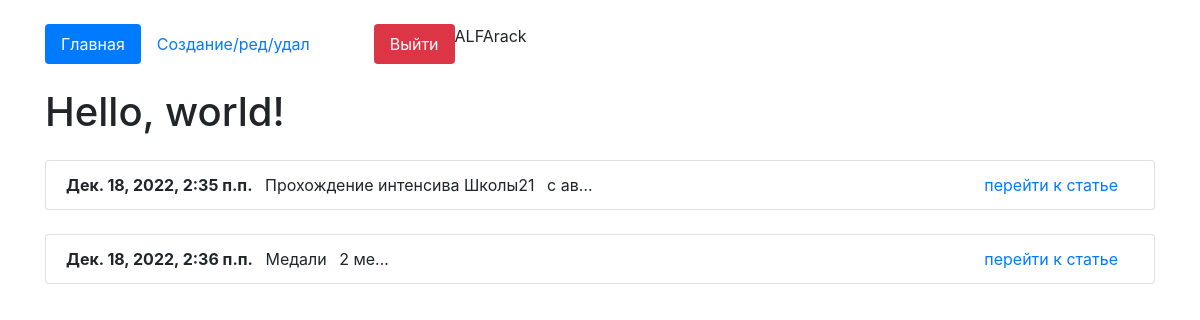
/ (signed in), run on the app's committed database.
### core/models.py (models this page shows, shortened)
class Articles(models.Model):
    author = models.ForeignKey(User, on_delete = models.CASCADE, verbose_name='Владелец достижения', blank = True, null = True )
    create_date = models.DateTimeField(auto_now=True)
    name = models.CharField(max_length=200, verbose_name='Название')
    text = models.TextField(verbose_name='Текст')
    class Meta:
        verbose_name='Статью'
        verbose_name_plural='Статьи'

### core/views.py (the view)
# urls.py: path('', views.HomeListView.as_view(), name='home'),
class HomeListView(ListView):
    model = Articles
    template_name = 'index.html'
    context_object_name = 'list_articles'

### core/templates/index.html (shortened to what this page needs)
<!doctype html>
<html lang="en">
  <head>
    <link rel="stylesheet" href="https://stackpath.bootstrapcdn.com/bootstrap/4.4.1/css/bootstrap.min.css">
  </head>
  <body>
      <div class="container mt-4">
          <ul class="nav nav-pills">
  <li class="nav-item">
      {% url 'home' as url_home %}
    <a class="nav-link {% if url_home == request.path %}active{% endif %}" href="{{url_home}}">Главная</a>
  </li>
  <li class="nav-item">
      {% url 'edit_page' as url_edit_page %}
    <a class="nav-link {% if url_edit_page == request.path %}active{% endif %}" href="{{url_edit_page}}">Создание/ред/удал</a>
  </li>
  {% if request.user.is_authenticated %}
      <li class="nav-item">
        {% url 'logout_page' as url_logout_page %}
    <a class="nav-link btn-danger ml-5" href="{{url_logout_page}}">Выйти</a>
  </li>
  {% endif %}
{{request.user}}
</ul>
    {% block content %}
    <h1 class="mt-4">Hello, world!</h1>
{% for i in list_articles %}
                <ul class="list-group mt-4">
                <li class="list-group-item">
                    <b>{{i.create_date}}</b>
                <span class="m-2">{{i.name}}</span>
                <span>{{i.text|truncatechars:"5"}}</span>
                <span class="float-right mr-3"><a href="/detail/{{i.id}}">перейти к статье</a></span>
                </li>
                </ul>
{% endfor %}
{% endblock %}
</div>
  </body>
</html>

### data on the page
Articles: create_date "Дек. 18, 2022, 2:35 п.п.", name "Прохождение интенсива Школы21", text "с ав…"
Articles: create_date "Дек. 18, 2022, 2:36 п.п.", name "Медали", text "2 ме…"

### other printed values
{{ request.user }} "ALFArack"
